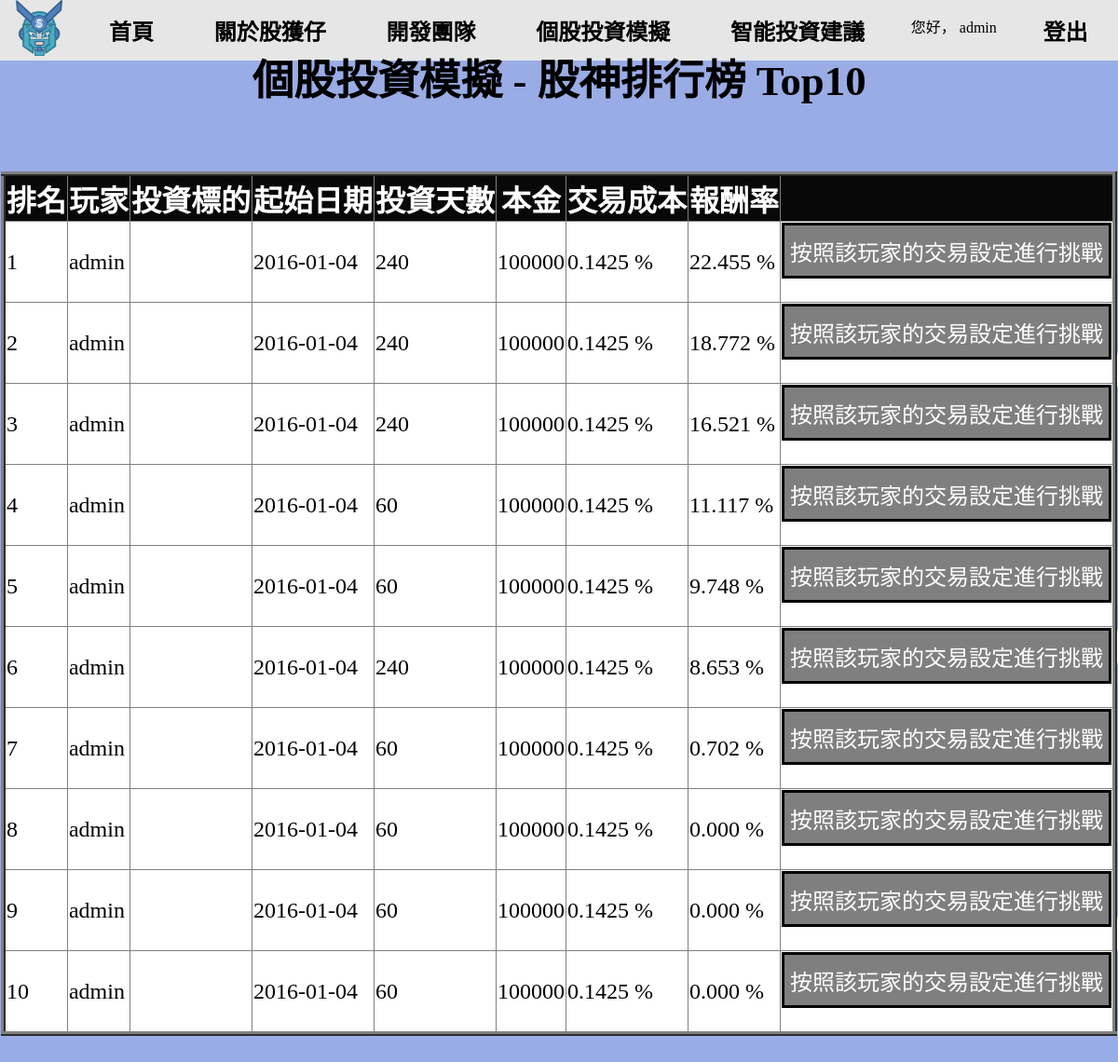
Page /stockGame/ranking (signed in) on the committed database.
### TradingGame/models.py (models this page shows, shortened)
class RankingHistory(models.Model):
	setup = models.ForeignKey(Setup, on_delete = models.CASCADE) # 交易設定(外來鍵)
	final_rate_of_return = models.FloatField() # 最終報酬率
	class Meta:
		db_table = 'RankingHistory'

class Setup(models.Model):
	user = models.ForeignKey(User, on_delete = models.CASCADE) # 用戶編號(外來鍵)
	stock_code = models.ForeignKey(StockCode, on_delete = models.CASCADE) # 股票代碼
	initial_transaction_date = models.DateField() # 起始交易日
	playing_duration = models.IntegerField(choices = ((60, '60個交易日(三個月)'), (240, '240個交易日(一年)')))
	principal = models.IntegerField() # 本金
	transaction_cost_rate = models.FloatField(choices = ((0.001425, '股票買賣現行手續費率(0.1425%)'), (0, '無'))) # 交易成本比率
	class Meta:
		db_table = 'setup'

### TradingGame/views.py (the view)
# urls.py: url(r'ranking', ranking, name = 'ranking'),
def ranking(request):
    ranking_table = RankingHistory.objects.order_by('-final_rate_of_return')[:10]  # 取前10名
    for i in range(0,len(ranking_table)):
        ranking_table[i].setup.transaction_cost_rate *= 100
        ranking_table[i].final_rate_of_return *= 100
    return render(request, 'ranking.html',{'ranking_table' : ranking_table})

### templates/ranking.html (shortened to what this page needs)
{% extends 'base.html' %}
{% load static %}
{% load staticfiles %}
{% block content %}
{% if user.is_authenticated %}
	<div id = 'ranking_div1'>
		<p style="font-family:微軟正黑體;font-weight:bolder;font-size:280%;text-align: center;">
			個股投資模擬 - 股神排行榜 Top10</p>
		<table border="5" style="table-layout:fixed">
		  　<tr>
			  <th>排名</th>
			　<th>玩家</th>
			  <th>投資標的</th>
			  <th>起始日期</th>
			  <th>投資天數</th>
			  <th>本金</th>
			  <th>交易成本</th>
			　<th>報酬率</th>
			  <th></th>
			</tr>
			{% for record in ranking_table %}
				<tr>
				    <td>{{ forloop.counter }}</td>
			　		<td>{{ record.setup.user }}</td>
					<td>{{ record.setup.stock_code }}</td>
					<td>{{ record.setup.initial_transaction_date }}</td>
					<td>{{ record.setup.playing_duration }}</td>
					<td>{{ record.setup.principal }}</td>
					<td>{{ record.setup.transaction_cost_rate | floatformat:4}} %</td>
			　		<td>{{ record.final_rate_of_return | floatformat:3}} %</td>
					<td>
						<form action="{% url 'playing' %}" method="post">
						 	<input type="submit" value="按照該玩家的交易設定進行挑戰" name = 'setup'>
						</form>
					</td>
				</tr>
			{% endfor %}
		  </table>
	</div>
{% else %}
<div id = 'signUpNotificationDiv'>
  <p>想要使用「個股投資模擬」的功能嗎？</p>
  <p>那就立刻加入股獲仔吧！</p>
  <input type="button" id="input-style1" onclick="location.href='http://127.0.0.1:8000/accounts/login/';" value="立即使用" />
</div>
{% endif %}
{% endblock %}

### templates/base.html (shortened to what this page needs)
{% load static %}
{% load staticfiles %}
<html>
    <head>
        <link rel="stylesheet" href="{% static 'css/style.css' %}">
    </head>
    <body background = "{% static 'images/bg.png' %}">
        <div id = 'menuBar'>
            <ul class="flex-div">
            	<img src = "{% static 'images/stockWinner_02.png' %}" width="50px" height="60px">
                <li><a href="http://127.0.0.1:8000/">首頁</a></li>
                <li><a href="http://127.0.0.1:8000/aboutMe/">關於股獲仔</a></li>
                <li><a href="http://127.0.0.1:8000/developmentTeam/">開發團隊</a></li>
                <li><a href="#">個股投資模擬</a>
                </li>
                <li><a href="http://127.0.0.1:8000/intelligentInvestmentAdvise">智能投資建議</a></li>
                {% if not user.is_authenticated %}
                    <li><a href="http://127.0.0.1:8000/accounts/login/">註冊/登入</a></li>
                {% else %}
               	    <p>您好， {{ user }}</p>
                    <li><a href="http://127.0.0.1:8000/accounts/logout/">登出</a></li>
                {% endif %}
            </ul>
        </div>
   		{% block content %}
    	{% endblock %}
    </body>
</html>

### static/css/style.css (style rules this page uses)
body { margin: 0px; }
#menuBar > ul { background-color: rgb(230, 230, 230); list-style: none; margin: 0; padding: 0; }
#menuBar a { color: inherit; display: block; font-size: 1.5rem; text-decoration: none; font-weight: bold; font-family: '微軟正黑體'; padding: 15; }
.flex-div { display: flex; justify-content: space-around; }

### templates/ranking.html (style rules this page uses)
#ranking_div1 { position: relative; margin:100px auto; width: 100%; top: -10vh; height: 60vh; }
th { font-family: '微軟正黑體'; background-color: #080808; color:#fff; font-size: 2rem }
td { background-color: #fff; font-family: '微軟正黑體'; font-size: 1.5rem }
table { margin-left:auto; margin-right:auto; border-style:inset; border-collapse:collapse; }
input { background-color:rgba(0,0,0,0.5); border: 3px solid black; color:#fff; height: 60px; font-size: 1.5rem; }

### templates/base.html (style rules this page uses)
body { background-repeat: no-repeat; background-attachment: fixed; background-position: bottom; background-size: cover; background-color: rgba(255,255,255,0.6); background-blend-mode: lighten; font-family: 微軟正黑體; }
input { font-family: 微軟正黑體; }

### rows in the picture
RankingHistory: setup.user "admin", setup.initial_transaction_date "2016-01-04", setup.playing_duration "240", setup.principal "100000", setup.transaction_cost_rate "0.1425", final_rate_of_return "22.455"
RankingHistory: setup.user "admin", setup.initial_transaction_date "2016-01-04", setup.playing_duration "240", setup.principal "100000", setup.transaction_cost_rate "0.1425", final_rate_of_return "18.772"
RankingHistory: setup.user "admin", setup.initial_transaction_date "2016-01-04", setup.playing_duration "240", setup.principal "100000", setup.transaction_cost_rate "0.1425", final_rate_of_return "16.521"
RankingHistory: setup.user "admin", setup.initial_transaction_date "2016-01-04", setup.playing_duration "60", setup.principal "100000", setup.transaction_cost_rate "0.1425", final_rate_of_return "11.117"
RankingHistory: setup.user "admin", setup.initial_transaction_date "2016-01-04", setup.playing_duration "60", setup.principal "100000", setup.transaction_cost_rate "0.1425", final_rate_of_return "9.748"
RankingHistory: setup.user "admin", setup.initial_transaction_date "2016-01-04", setup.playing_duration "240", setup.principal "100000", setup.transaction_cost_rate "0.1425", final_rate_of_return "8.653"
RankingHistory: setup.user "admin", setup.initial_transaction_date "2016-01-04", setup.playing_duration "60", setup.principal "100000", setup.transaction_cost_rate "0.1425", final_rate_of_return "0.702"
RankingHistory: setup.user "admin", setup.initial_transaction_date "2016-01-04", setup.playing_duration "60", setup.principal "100000", setup.transaction_cost_rate "0.1425", final_rate_of_return "0.000"
RankingHistory: setup.user "admin", setup.initial_transaction_date "2016-01-04", setup.playing_duration "60", setup.principal "100000", setup.transaction_cost_rate "0.1425", final_rate_of_return "0.000"
RankingHistory: setup.user "admin", setup.initial_transaction_date "2016-01-04", setup.playing_duration "60", setup.principal "100000", setup.transaction_cost_rate "0.1425", final_rate_of_return "0.000"

### other values in the picture
{{ user }} "admin"
